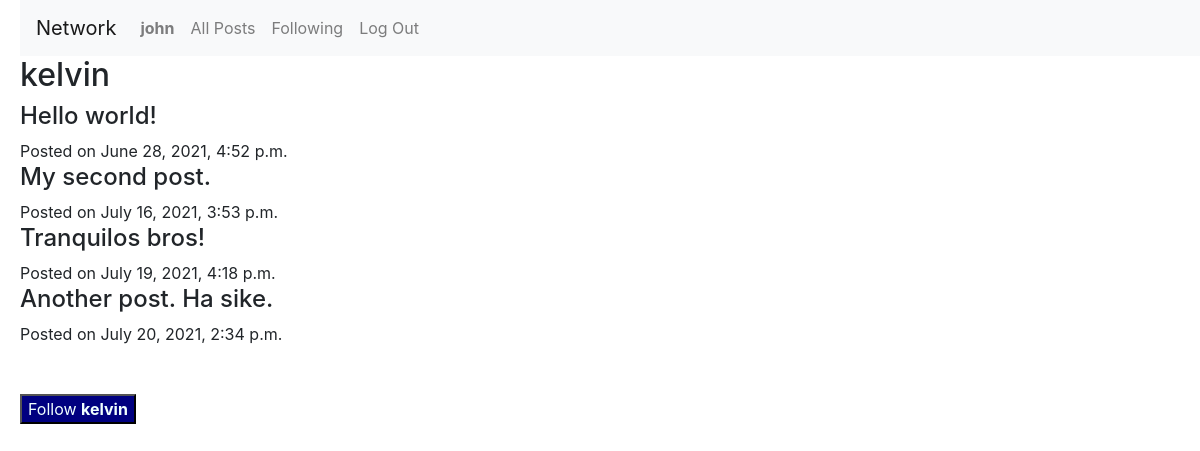
/profile/kelvin (signed in), run on the app's committed database.
### network/models.py (models this page shows, shortened)
class User(AbstractUser):
    pass

class Post(models.Model):
    poster = models.ForeignKey(User, on_delete=models.SET_NULL, null=True)
    post = models.TextField()
    date = models.DateTimeField(auto_now_add=True)

### network/views.py (the view, shortened to what this page needs)
# urls.py: path("profile/<str:username>", views.profile, name="profile"),
def profile(request, username):
    try:
        User.objects.get(username=username)
    except ObjectDoesNotExist:
        return HttpResponse("User does not exist")
    userprofile = User.objects.get(username=username)
    followinglist = Follow.objects.filter(follower=request.user).values_list('following', flat=True)
    if request.user.is_authenticated:
        return render(request, "network/profile.html", {
            "userprofile": userprofile,
            "user_posts": Post.objects.filter(poster=userprofile),
            "follows": Follow.objects.filter(follower=request.user),
            "followinglist": followinglist
        })
    else:
        return render(request, "network/profile.html", {
            "userprofile": userprofile,
            "user_posts": Post.objects.filter(poster=userprofile),
            "follows": None
        })

### network/templates/network/profile.html (shortened to what this page needs)
{% extends "network/layout.html" %}
{% block body %}
<h2>{{ userprofile.username }}</h2>
{% for post in user_posts %}
<div class="user_post">
    <h4>{{ post.post }}</h4>
    Posted on {{ post.date }}
</div>
{% empty %}
<p>This person has not posted</p>
{% endfor %}
<br>
<br>
{% if user.is_authenticated %}
    {% if request.user != userprofile %}
        <form method="POST" action="{% url 'profile' user.username%}">
            {% if userprofile.id in followinglist %}
                <button type="submit">Unfollow <strong>{{ userprofile.username }}</strong></button>
            {% else %}
                <button type="submit">Follow <strong>{{ userprofile.username }}</strong></button>
            {% endif %}
        </form>
    {% endif %}
{% else %}
    <div>Please login to see more.</div>
{% endif %}
{% endblock %}

### network/templates/network/layout.html (shortened to what this page needs)
{% load static %}
<!DOCTYPE html>
<html lang="en">
    <head>
        <link rel="stylesheet" href="https://stackpath.bootstrapcdn.com/bootstrap/4.4.1/css/bootstrap.min.css">
        <link href="{% static 'network/styles.css' %}" rel="stylesheet">
    </head>
    <body>
        <nav class="navbar navbar-expand-lg navbar-light bg-light">
            <a class="navbar-brand" href="#">Network</a>
            <div>
              <ul class="navbar-nav mr-auto">
                {% if user.is_authenticated %}
                    <li class="nav-item">
                        <a class="nav-link" href="#"><strong>{{ user.username }}</strong></a>
                    </li>
                {% endif %}
                <li class="nav-item">
                  <a class="nav-link" href="{% url 'index' %}">All Posts</a>
                </li>
                {% if user.is_authenticated %}
                    <li class="nav-item">
                        <a class="nav-link" href="{% url 'following' %}">Following</a>
                    </li>
                    <li class="nav-item">
                        <a class="nav-link" href="{% url 'logout' %}">Log Out</a>
                    </li>
                {% endif %}
              </ul>
            </div>
          </nav>
        <div class="body">
            {% block body %}
            {% endblock %}
        </div>
    </body>
</html>

### network/static/network/styles.css (style rules this page uses)
body { padding-left:20px; }
button { color: azure; background-color: navy; }

### data on the page
User: username "john"
User: username "kelvin"
Post: post "Hello world!", date "June 28, 2021, 4:52 p.m."
Post: post "My second post.", date "July 16, 2021, 3:53 p.m."
Post: post "Tranquilos bros!", date "July 19, 2021, 4:18 p.m."
Post: post "Another post. Ha sike.", date "July 20, 2021, 2:34 p.m."
